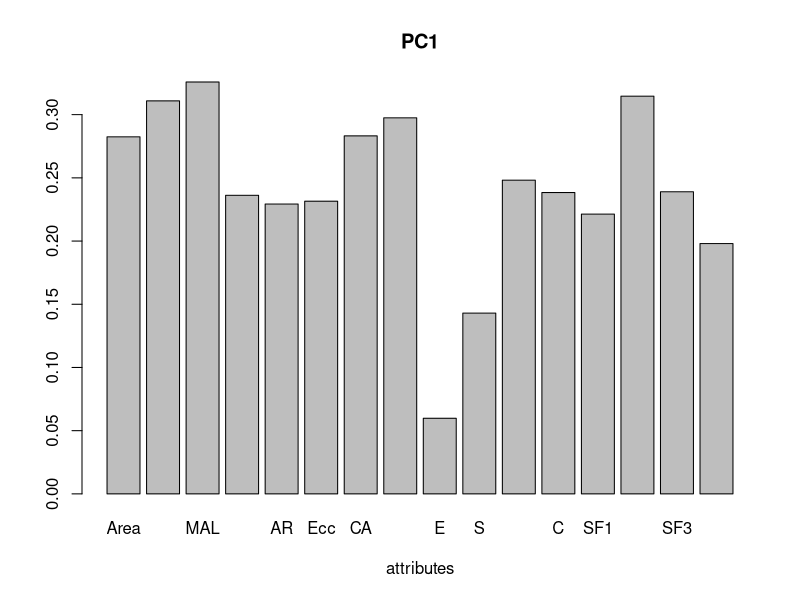
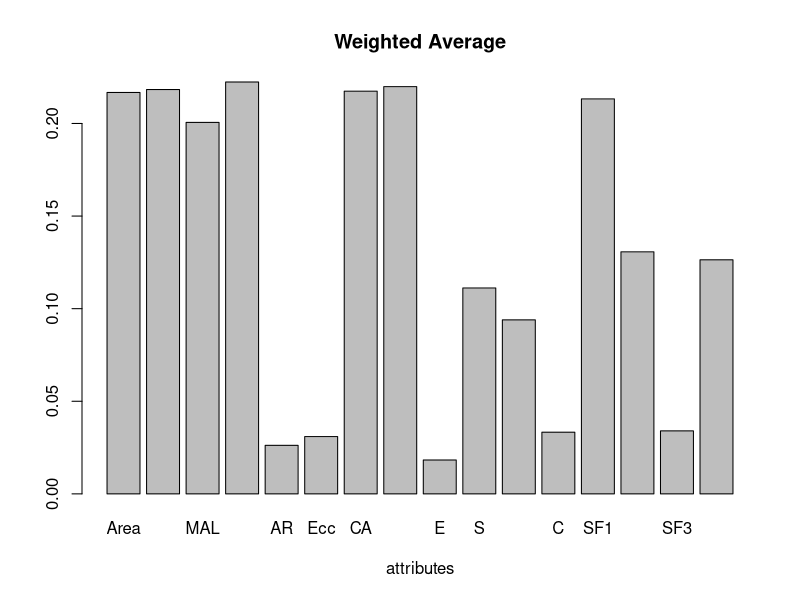
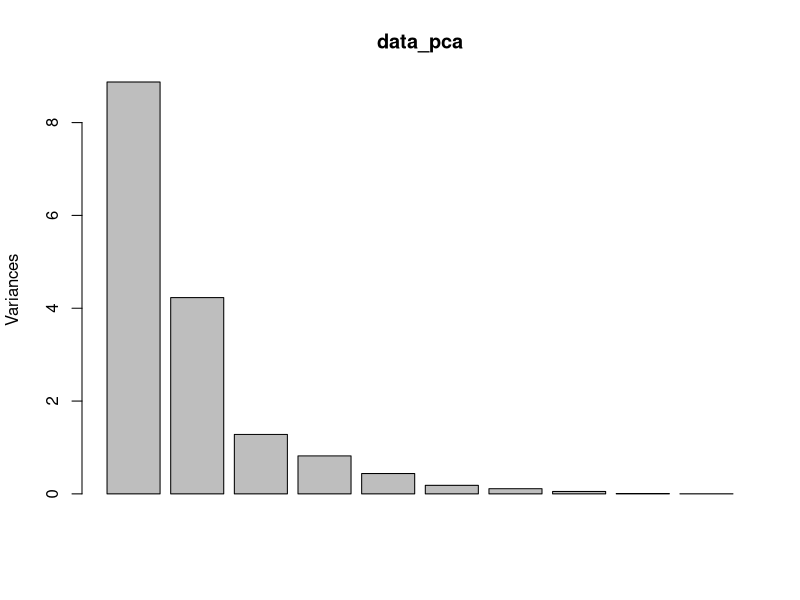
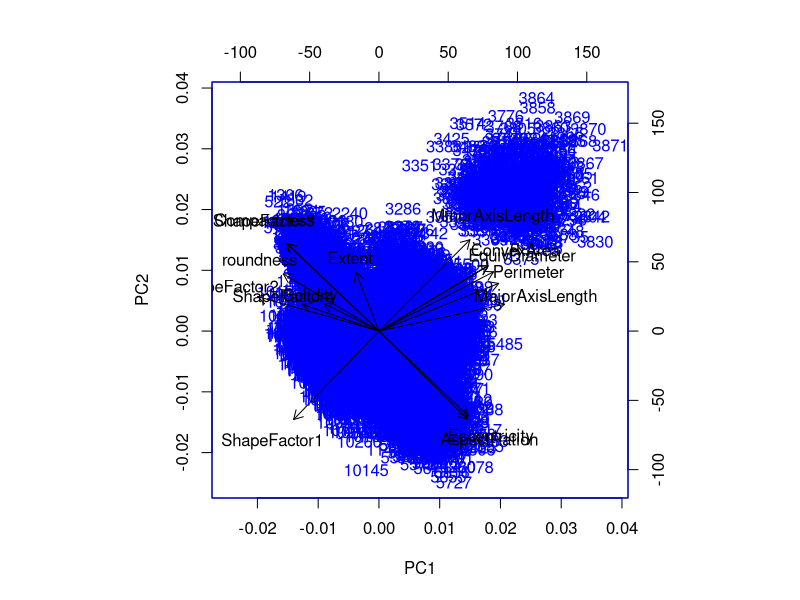

Here is the R script that generated these plots, in order:
setwd("~/GitHub/Beans/WD")
#setwd("C:/Users/mortimerk1/Desktop/Year 3/Summer 2021/Machine Learning/Final Project/Beans/WD")

data = read.csv('FullBeans2.csv', as.is = T)
#data = read.csv('FullBeans2.csv', as.is = T)
#colnames(data)[1] <- gsub('i..','',colnames(df)[1])

#data$Class = as.numeric(as.factor(data$Class))

# set column names to varible name
B<- data[,1]
C<-data$Perimeter
D<-data$MajorAxisLength
E<-data$MinorAxisLength
F<-data$AspectRation
G<-data$Eccentricity
H<-data$ConvexArea
I<-data$EquivDiameter
J <- data$Extent
K <- data$Solidity
L <- data$roundness
M <- data$Compactness
N <- data$ShapeFactor1
O <- data$ShapeFactor1
P <- data$ShapeFactor2
Q <- data$ShapeFactor4


#normalize data
meanB <- mean(B)
stB <- sd(B)
B <- (B-meanB )/stB

meanC <- mean(C)
stC <- sd(C)
C<- (C-meanC )/stC

meanD <- mean(D)
stD <- sd(D)
D<- (D-meanD )/stD

meanE <- mean(E)
stE <- sd(E)
E<- (E-meanE )/stE

meanF <- mean(F)
stF <- sd(F)
F<- (F-meanF )/stF

meanG <- mean(G)
stG <- sd(G)
G<- (G-meanG )/stG

meanH <- mean(H)
stH <- sd(H)
H <- (H-meanH)/stH

meanI <- mean(I)
stI <- sd(I)
I <- (I-meanI )/stI

meanJ <- mean(J)
sdJ <- sd(J)
J <-(J-meanJ)/sdJ

meanK <- mean(K)
sdK <- sd(K)
K <-(K-meanK)/sdK

meanL <- mean(L)
sdL <- sd(L)
L <-(L-meanL)/sdL

meanM <- mean(M)
sdM <- sd(M)
M <-(M-meanM)/sdM

meanN <- mean(N)
sdN <- sd(N)
N <-(N-meanN)/sdN

meanO <- mean(O)
sdO <- sd(O)
O <-(O-meanO)/sdO

meanP <- mean(P)
sdP <- sd(P)
P <-(P-meanP)/sdP

meanQ <- mean(Q)
sdQ <- sd(Q)
Q <-(P-meanQ)/sdQ

data1 <- data.frame(B,C,D,E,F,G,H,I,J,K,L,M,N,O,P,Q)
colnames(data1) <- c("B","C","D","E","F","G","H",'I',"J","K","L","M","N","O","P","Q")

#rownames(data1) <- c("1","2","3","4","5","6","7","8","9","10","11","12","13","14","15","16")
#Different way to calculate covariance matrix


#this is for the heptathlon data
#data("heptathlon", package="HSAUR")
#print(heptathlon)

#lets make all events in the same direction so that 
#large values are good
#heptathlon$hurdles <- max(heptathlon$hurdles)-heptathlon$hurdles
#heptathlon$run200m <- max(heptathlon$run200m)-heptathlon$run200m
#heptathlon$run800m <- max(heptathlon$run800m)-heptathlon$run800m
#can calculate the correlation coefficents in each case to see if any are indepedent
#which relates the covariance matrix
#also note did -8 because I want to get rid of the scores or output
#I do this through out this program
correl <- round(cor(data[,-17]),2)
print(correl)
#this next command does the prinicple component analysis for you
data_pca <- prcomp(data[,-17],scale=T)
print(summary(data_pca))
print(data_pca)

#this gets the first principle component
pc1 <- data_pca$rotation[,1]
pc2 <- data_pca$rotation[,2]
pc3 <- data_pca$rotation[,3]

pc1wavg = pc1*0.5547
pc2wavg = pc2*0.2643
pc3wavg = pc3*0.0801
wavg = pc1wavg+pc2wavg+pc3wavg


print(pc1)
print(pc2)

# Graph pc1 & pc2
pc1 <- abs(pc1)
pc2 <- abs(pc2)
tblPC1 <- table(pc1)

 
barplot(pc1,main='PC1', xlab = 'attributes', names.arg = c('Area','Per',
                                                           'MAL','MiAL',
                                                           'AR','Ecc',
                                                           'CA','EqD',
                                                           'E','S',
                                                           'roundess','C',
                                                           'SF1','SF2',
                                                           'SF3','SF4'))

# barplot(pc2,main='PC2', xlab = 'attributes', names.arg = c('Area','Per',
#                                                            'MAL','MiAL',
#                                                            'AR','Ecc',
#                                                            'CA','EqD',
#                                                            'E','S',
#                                                            'roundess','C',
#                                                            'SF1','SF2',
#                                                            'SF3','SF4'))

wavg <- abs(wavg)
barplot(wavg,main='Weighted Average', xlab = 'attributes', names.arg = c('Area','Per',
                                                           'MAL','MiAL',
                                                           'AR','Ecc',
                                                           'CA','EqD',
                                                           'E','S',
                                                           'roundess','C',
                                                           'SF1','SF2',
                                                           'SF3','SF4'))



#for the last command when I print out the first principle component you should notice that
#the absolute value of the weight for the javelin is very berry small therefore 
#if you we use the first prinicple component to eliminate a feature then we would elimate this feature 
#since it has the least amount of variability and hence is not informative or it is not an important feature. 


#this next one does a biplot which I talked about briefly in the video
plot(data_pca)
pdf("biplot_PC1_PC2.pdf")
biplot(data_pca,col=c("Blue","black"))
dev.off()